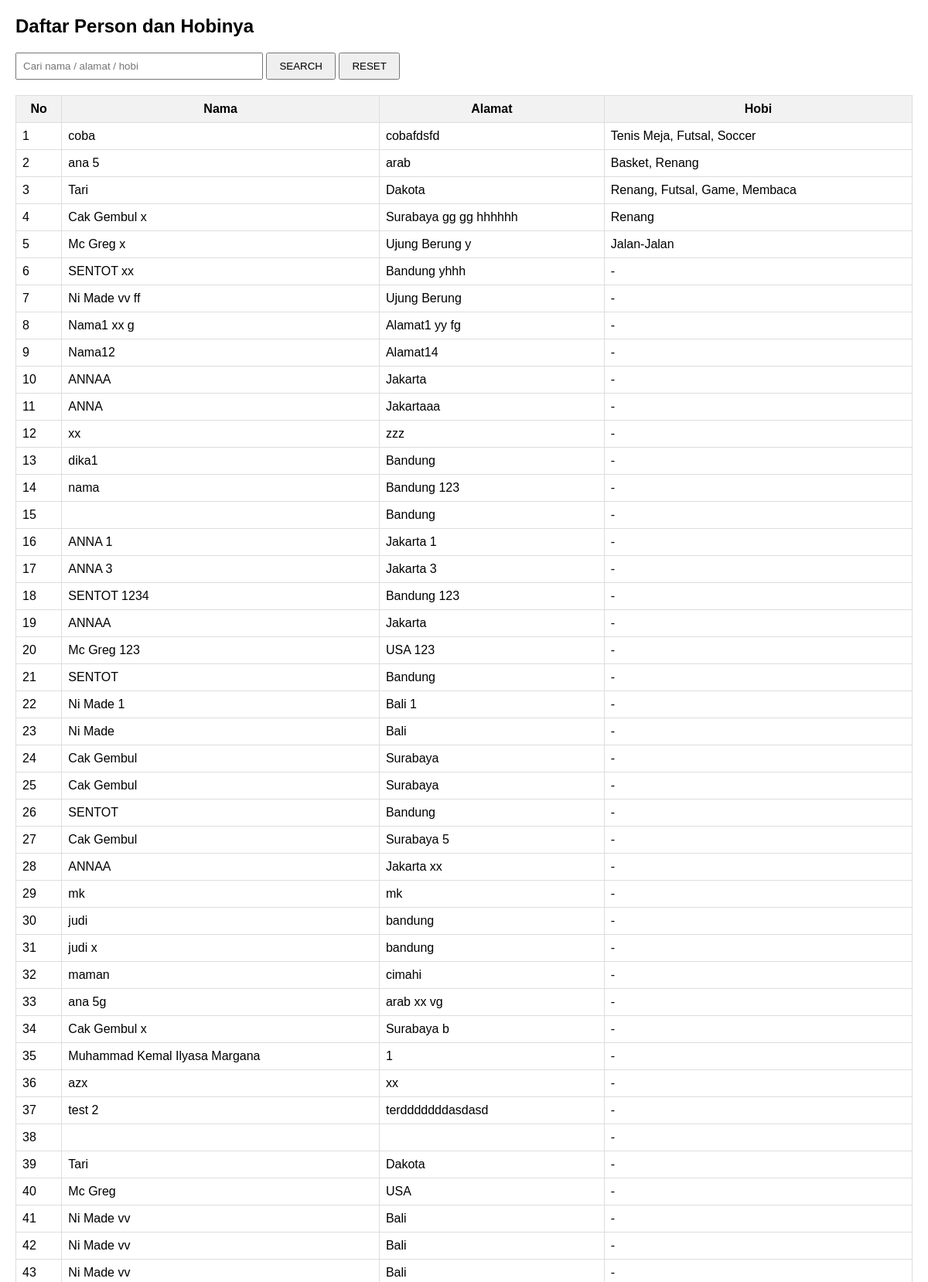
Screenshot of /soal3.php (upper part) with the database file from the repository.
### tables this page shows
CREATE TABLE `person` (
  `id` int(10) unsigned NOT NULL AUTO_INCREMENT,
  `nama` varchar(200) NOT NULL,
  `alamat` varchar(200) DEFAULT NULL,
  PRIMARY KEY (`id`)
);

### soal3.php (the view, shortened to what this page needs)
<?php
include 'koneksi.php';
$sql = "SELECT p.id, p.nama, p.alamat, GROUP_CONCAT(h.hobi SEPARATOR ', ') AS hobis
        FROM person p
        LEFT JOIN hobi h ON p.id = h.person_id";
$sql .= " GROUP BY p.id, p.nama, p.alamat
          ORDER BY p.id ASC";
$result = mysqli_query($koneksi, $sql);
?>
<!DOCTYPE html>
<html lang="id">
<head>
</head>
<body>
    <h2>Daftar Person dan Hobinya</h2>
    <form method="GET" class="search-box">
        <input type="text" name="keyword" placeholder="Cari nama / alamat / hobi"
            value="<?= htmlspecialchars($_GET['keyword'] ?? '') ?>">
        <button type="submit">SEARCH</button>
        <a href="soal3.php"><button type="button">RESET</button></a>
    </form>
    <table>
        <tr>
            <th>No</th>
            <th>Nama</th>
            <th>Alamat</th>
            <th>Hobi</th>
        </tr>
        <?php
        $no = 1;
        if (mysqli_num_rows($result) > 0) {
            while ($row = mysqli_fetch_assoc($result)) {
                echo "<tr>
                        <td>{$no}</td>
                        <td>" . htmlspecialchars($row['nama']) . "</td>
                        <td>" . htmlspecialchars($row['alamat']) . "</td>
                        <td>" . htmlspecialchars($row['hobis'] ?? '-') . "</td>
                      </tr>";
                $no++;
            }
        } else {
            echo "<tr><td colspan='4' style='text-align:center'>Tidak ada data ditemukan</td></tr>";
        }
        ?>
    </table>
</body>
</html>

### soal3.php (style rules this page uses)
body { font-family: Arial, sans-serif; margin: 20px; }
table { border-collapse: collapse; width: 100%; margin-top: 20px; }
th, td { border: 1px solid #ddd; padding: 8px; }
th { background: #f2f2f2; }
.search-box { margin-bottom: 15px; }
input[type="text"] { padding: 8px; width: 300px; }
button { padding: 8px 15px; }

### rows the page displays
person: nama "coba", alamat "cobafdsfd", hobis "Tenis Meja, Futsal, Soccer"
person: nama "ana 5", alamat "arab", hobis "Basket, Renang"
person: nama "Tari", alamat "Dakota", hobis "Renang, Futsal, Game, Membaca"
person: nama "Cak Gembul x", alamat "Surabaya gg gg hhhhhh", hobis "Renang"
person: nama "Mc Greg x", alamat "Ujung Berung y", hobis "Jalan-Jalan"
person: nama "SENTOT xx", alamat "Bandung yhhh", hobis "-"
person: nama "Ni Made vv ff", alamat "Ujung Berung", hobis "-"
person: nama "Nama1 xx g", alamat "Alamat1 yy fg", hobis "-"
person: nama "Nama12", alamat "Alamat14", hobis "-"
person: nama "ANNAA", alamat "Jakarta", hobis "-"
person: nama "ANNA", alamat "Jakartaaa", hobis "-"
person: nama "xx", alamat "zzz", hobis "-"
person: nama "dika1", alamat "Bandung", hobis "-"
person: nama "nama", alamat "Bandung 123", hobis "-"
person: alamat "Bandung", hobis "-"
person: nama "ANNA 1", alamat "Jakarta 1", hobis "-"
person: nama "ANNA 3", alamat "Jakarta 3", hobis "-"
person: nama "SENTOT 1234", alamat "Bandung 123", hobis "-"
person: nama "ANNAA", alamat "Jakarta", hobis "-"
person: nama "Mc Greg 123", alamat "USA 123", hobis "-"
person: nama "SENTOT", alamat "Bandung", hobis "-"
person: nama "Ni Made 1", alamat "Bali 1", hobis "-"
person: nama "Ni Made", alamat "Bali", hobis "-"
person: nama "Cak Gembul", alamat "Surabaya", hobis "-"
person: nama "Cak Gembul", alamat "Surabaya", hobis "-"
person: nama "SENTOT", alamat "Bandung", hobis "-"
person: nama "Cak Gembul", alamat "Surabaya 5", hobis "-"
person: nama "ANNAA", alamat "Jakarta xx", hobis "-"
person: nama "mk", alamat "mk", hobis "-"
person: nama "judi", alamat "bandung", hobis "-"
person: nama "judi x", alamat "bandung", hobis "-"
person: nama "maman", alamat "cimahi", hobis "-"
person: nama "ana 5g", alamat "arab xx vg", hobis "-"
person: nama "Cak Gembul x", alamat "Surabaya b", hobis "-"
person: nama "Muhammad Kemal Ilyasa Margana", alamat "1", hobis "-"
person: nama "azx", alamat "xx", hobis "-"
person: nama "test 2", alamat "terdddddddasdasd", hobis "-"
person: hobis "-"
person: nama "Tari", alamat "Dakota", hobis "-"
person: nama "Mc Greg", alamat "USA", hobis "-"
person: nama "Ni Made vv", alamat "Bali", hobis "-"
person: nama "Ni Made vv", alamat "Bali", hobis "-"
person: nama "Ni Made vv", alamat "Bali", hobis "-"
